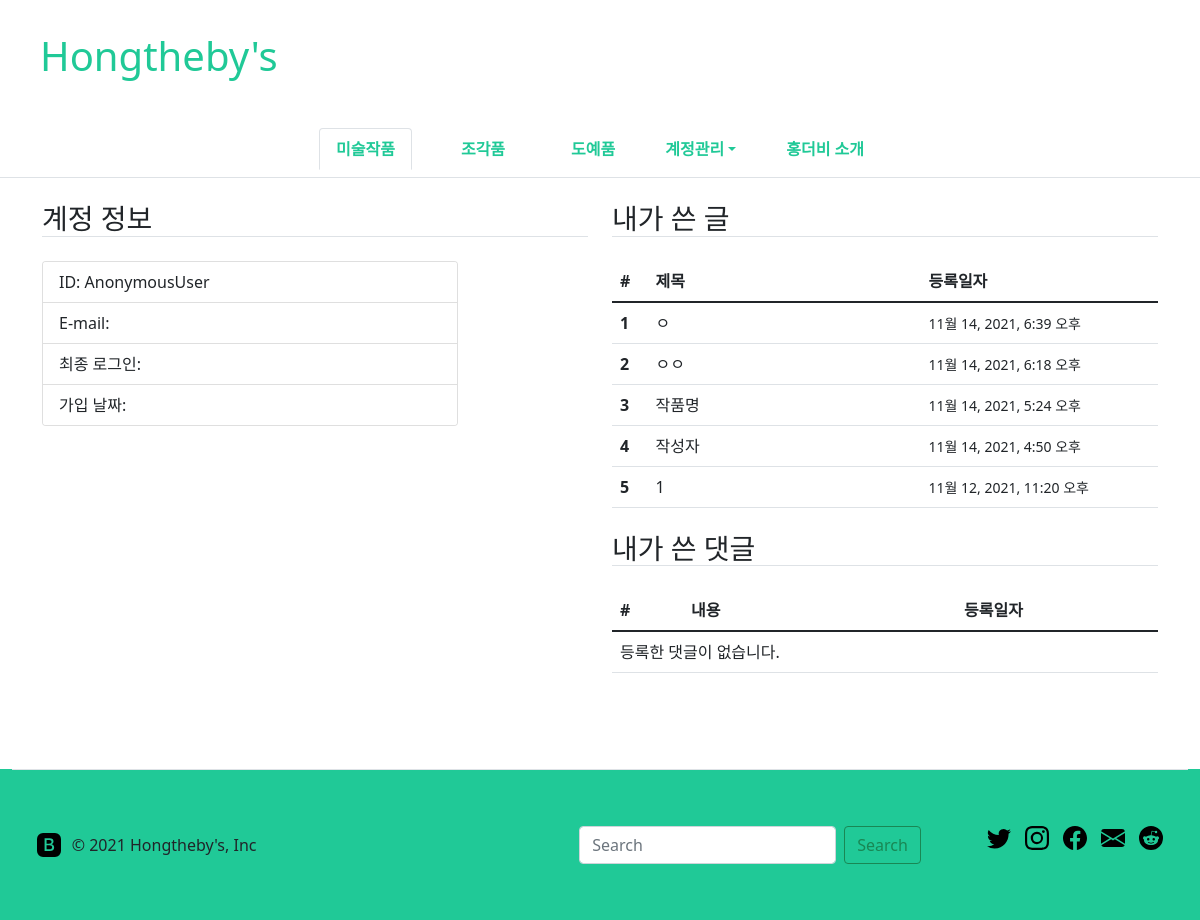
Page /common/mypage/ on the earlier database version.
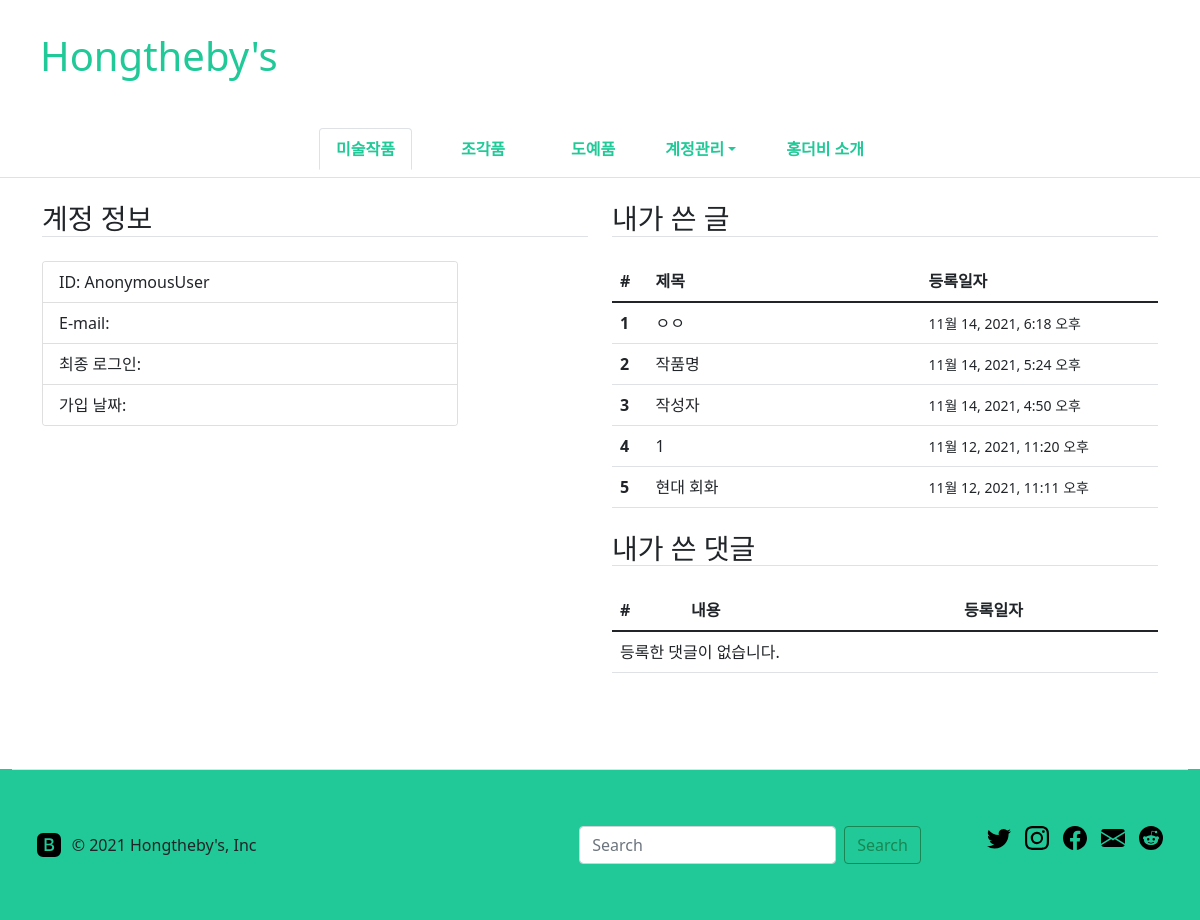
Same page on the later database version.
### art/models.py (models this page shows, shortened)
class Item(models.Model):
    author = models.ForeignKey(User, on_delete=models.CASCADE)
    subject = models.CharField(max_length=200)
    title = models.CharField(max_length=20)
    price = models.IntegerField()
    content = models.TextField()
    create_date = models.DateTimeField()
    modify_date = models.DateTimeField(null=True, blank=True)
    image = models.ImageField(upload_to='images/', blank=True, null=True)

### common/views.py (the view)
# urls.py: path('mypage/', views.mypage, name='mypage'),
def mypage(request):
    my_item_list = Item.objects.order_by('-create_date')
    my_comment_list = Comment.objects.order_by('-create_date')
    context = {'my_item': my_item_list,
               'my_comment': my_comment_list, }
    return render(request, 'common/mypage.html', context)

### templates/common/mypage.html
{% extends 'base.html' %}
{% block content %}
<div class="container mb-5">
  <div class="row">
      <div class="col">
          <h3 class="border-bottom my-4">계정 정보</h3>
          <div class="card" style="width: 26rem;">
            <ul class="list-group list-group-flush">
            <li class="list-group-item">ID: {{ request.user }}</li>
            <li class="list-group-item">E-mail: {{ request.user.email }}</li>
            <li class="list-group-item">최종 로그인: {{ request.user.last_login }}</li>
            <li class="list-group-item">가입 날짜: {{ request.user.date_joined }}</li>
            </ul>
          </div>
      </div>
      <div class="col">
        <div class>
            <h3 class="border-bottom my-4">내가 쓴 글</h3>
            <table class="table">
            <thead>
                <tr>
                <th scope="col">#</th>
                <th scope="col" style="width:50%">제목</th>
                <th scope="col">등록일자</th>
                </tr>
            </thead>
            <tbody>
            {% if my_item %}
            {% for item in my_item %}
            {% if forloop.counter < 6 %}
                <tr style="white-space: nowrap;">
                <th scope="row">{{ forloop.counter }}</th>
                <td>{{ item.title }}</td>
                <td><small>{{ item.create_date }}</small></td>
                </tr>
            {% endif %}
            {% endfor %}
            {% else %}
            <tr>
            <td colspan="3">등록한 글이 없습니다.</td>
            </tr>
            {% endif %}
            </tbody>
            </table>
            </div>
        <div class="mb-5">
        <h3 class="border-bottom my-4">내가 쓴 댓글</h3>
            <table class="table">
            <thead>
                <tr>
                <th scope="col">#</th>
                <th scope="col" style="width:50%">내용</th>
                <th scope="col">등록일자</th>
                </tr>
            </thead>
            <tbody>
            {% if my_comment %}
            {% for comment in my_comment %}
            {% if forloop.counter < 6 %}
                <tr style="white-space: nowrap;">
                <th scope="row">{{ forloop.counter }}</th>
                <td>{{ comment.content }}</td>
                <td><small>{{ comment.create_date }}</small></td>
                </tr>
            {% endif %}
            {% endfor %}
            {% else %}
            <tr>
            <td colspan="3">등록한 댓글이 없습니다.</td>
            </tr>
            {% endif %}
            </tbody>
            </table>
        </div>
      </div>
  </div>
</div>
{% endblock %}

Differences in the rows shown:
removed Item: title "ㅇ", create_date "11월 14, 2021, 6:39 오후"
now on this page (row unchanged): Item: title "현대 회화", create_date "11월 12, 2021, 11:11 오후"
